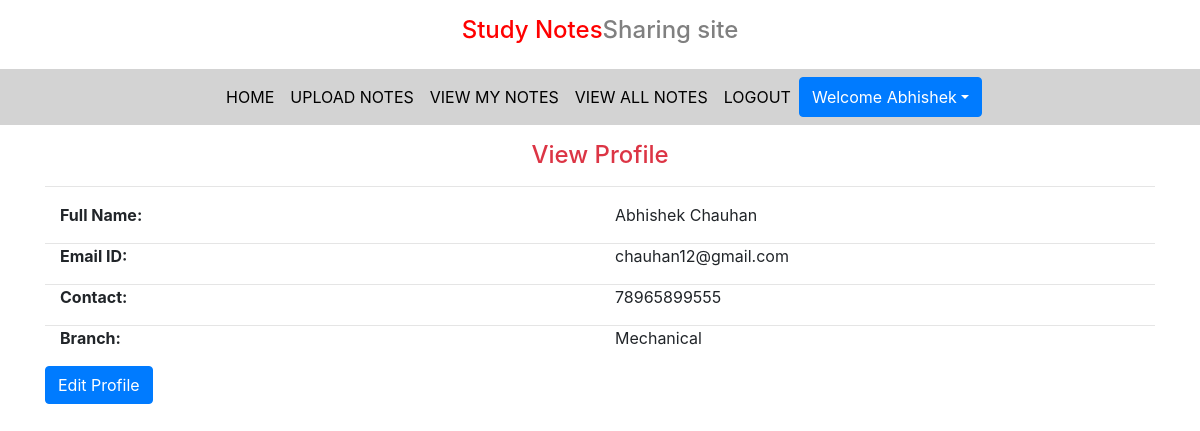
The page /profile (signed in) on the database its author committed.
### notes/models.py (models this page shows, shortened)
class Signup(models.Model):
    user=models.ForeignKey(User, on_delete=models.CASCADE)
    contact=models.CharField(max_length=10,null=True)
    branch=models.CharField(max_length=30)
    role=models.CharField(max_length=15)

### notes/views.py (the view)
# urls.py: path("profile",views.profile,name="profile"),
def profile(request):
    if not request.user.is_authenticated:
        return redirect('login')
    user=User.objects.get(id=request.user.id)
    data=Signup.objects.get(user=user)
    d={'data':data,'user':user}
    return render(request,'profile.html',d)

### notes/templates/profile.html
{% extends "usernavigation.html" %}
{% load static %}
{% block body %}
<div class="container mt-3">
    <h4 class="text-center text-danger">View Profile</h4>
    <hr>
    <div class="row m-0">
        <div class="col-sm-6">
            <b>Full Name:</b>
        </div>
        <div class="col-sm-6" style="text-transform: capitalize;" >
            <p>{{data.user.first_name }} {{data.user.last_name}}</p>
        </div>
    </div>
    <hr class="m-0">
     <div class="row m-0">
        <div class="col-sm-6">
            <b>Email ID:</b>
        </div>
        <div class="col-sm-6" >
            <p>{{data.user.username }} </p>
        </div>
    </div>
    <hr class="m-0" >
     <div class="row m-0">
        <div class="col-sm-6">
            <b>Contact:</b>
        </div>
        <div class="col-sm-6">
            <p>{{data.contact}}</p>
        </div>
    </div>
    <hr class="m-0 ">
     <div class="row m-0">
        <div class="col-sm-6">
            <b>Branch:</b>
        </div>
        <div class="col-sm-6">
            <p>{{data.branch }}</p>
        </div>
    </div>
    <a href="{% url 'edit_pro' %}" class="btn btn-primary">Edit Profile</a>
</div>
{% endblock %}

### notes/templates/usernavigation.html (shortened to what this page needs)
<!DOCTYPE html>
{% load static %}
<html lang="en">
<head>
  <link rel="stylesheet" href="https://maxcdn.bootstrapcdn.com/bootstrap/4.3.1/css/bootstrap.min.css">
  <link rel="stylesheet" href="https://use.fontawesome.com/releases/v5.6.3/css/all.css"></head>
  <link rel="stylesheet" href="{% static 'css/mystyle.css' %}">
<body>
    <h4 class="p-3 text-center"><span style="color:red"> Study Notes</span><span style="color:gray">Sharing site</span></h4>
<nav class="navbar navbar-expand-sm justify-content-center" style="background-color: lightgray;">
    <ul class="navbar-nav">
        <li class="nav-item">
            <a href="{% url 'profile' %}" class="nav-link">HOME</a>
        </li>
        <li class="nav-item">
            <a href="{% url 'upload_notes' %}" class="nav-link">UPLOAD NOTES</a>
        </li>
        <li class="nav-item">
            <a href="{% url 'view_notes' %}" class="nav-link">VIEW MY NOTES</a>
        </li>
        <li class="nav-item">
            <a href="{% url 'viewall_note' %}" class="nav-link">VIEW ALL NOTES</a>
        </li>
        <li class="nav-item">
            <a href="#" class="nav-link">LOGOUT</a>
        </li>
        <div class="btn-group">
            <button type="button" class="btn btn-primary dropdown-toggle" data-toggle="dropdown">Welcome {{request.user.first_name}}</button>
        </div>
    </ul>
</nav>
</body>
</html>
{% block body %}
{% endblock body %}

### notes/static/css/mystyle.css (style rules this page uses)
.nav-link { color: black; }

### rows shown on the page
Signup: user.first_name "Abhishek", user.last_name "Chauhan", user.username "chauhan12@gmail.com", contact "78965899555", branch "Mechanical"

### other values the page prints
{{ request.user.first_name }} "Abhishek"
